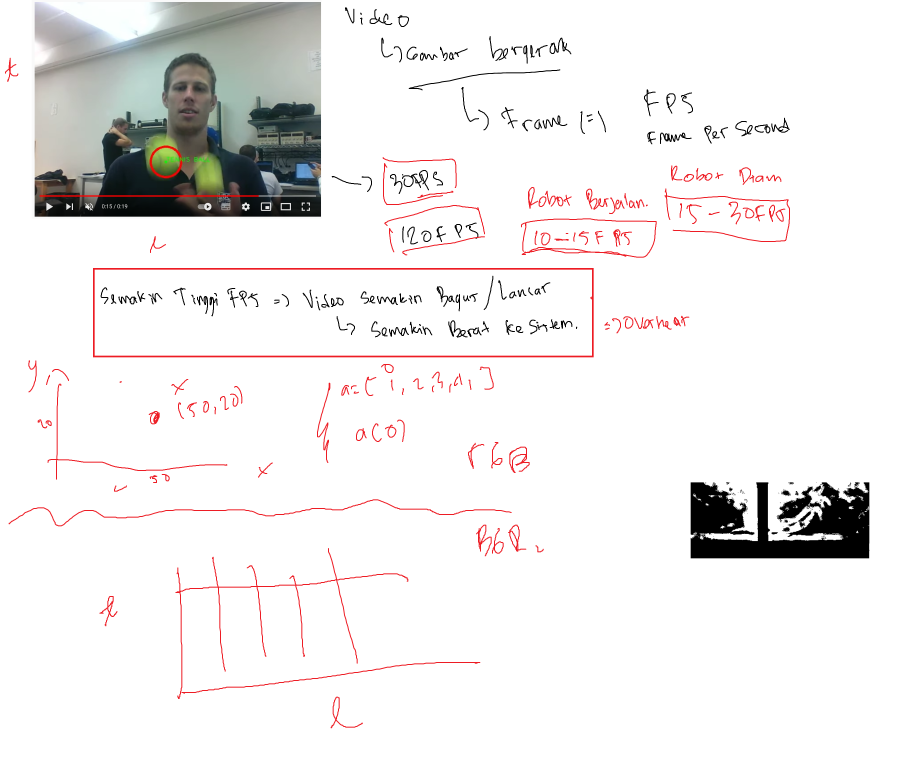
#> input picture 2022/Pelatihan-Divisi/ImageProcessing/Meet2/2.png, 2712 x 2284 px, given in place of the camera (shown at 1/3 size)
$ python dasar_opencv.py
#> lines starting #> are read from the running program, lines starting #| are printed output that depends on the picture
#> further down, frame is the input picture: shape (2284, 2712, 3); mean B, G, R 236.3, 236.8, 238.8
import numpy as np
import cv2 as cv

# cap = cv.VideoCapture(0) # Wecam Utama
kamera = cv.VideoCapture(0) # Wecam Utama

#
# Cek Kondisi Kamera
# if not kamera.isOpened():
#     print("Cannot open camera")
#     exit()
#
def resizeGambar(frame,faktor = 50):
#> called with faktor = 30
    lebar = frame.shape[1]
#> lebar = 2712
    tinggi = frame.shape[0]
#> tinggi = 2284

    # percent by which the image is resized
    scale_percent = faktor

    # calculate the 50 percent of original dimensions
    width = int(lebar * scale_percent / 100)
#> width = 813
    height = int(tinggi * scale_percent / 100)
#> height = 685

    # dsize
    dsize = (width, height)
#> dsize = (813, 685)
    frame_resize = cv.resize(frame, dsize)
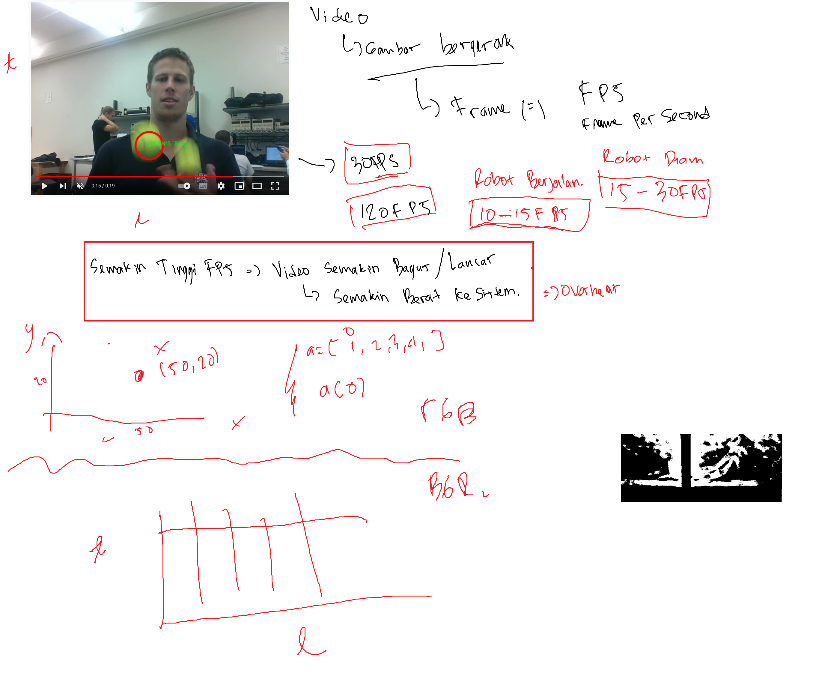
#> frame_resize: shape (685, 813, 3); mean B, G, R 236.2, 236.7, 238.8
    return frame_resize


while True:
    # Capture frame-by-frame
    kondisi, frame = kamera.read()
    # if frame is read correctly ret is True
    if not kondisi:
        print("Can't receive frame (stream end?). Exiting ...")
        break

    frame_kecil = resizeGambar(frame, 30)
    cv.imshow('frame bgr', frame_kecil)

    frame_filter = cv.bilateralFilter(frame_kecil, 10, 70, 70)

    frame_gray = cv.cvtColor(frame_filter, cv.COLOR_BGR2GRAY)
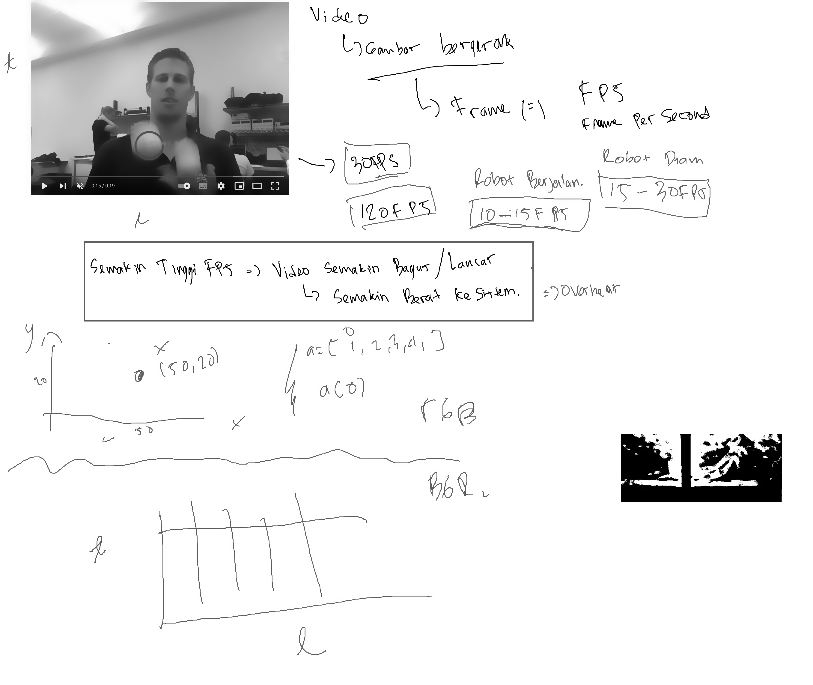
#> frame_gray: shape (685, 813); min 0, max 255, mean 237.3
    cv.imshow('frame gray', frame_gray)

    edges = cv.Canny(frame_filter, 100, 100)
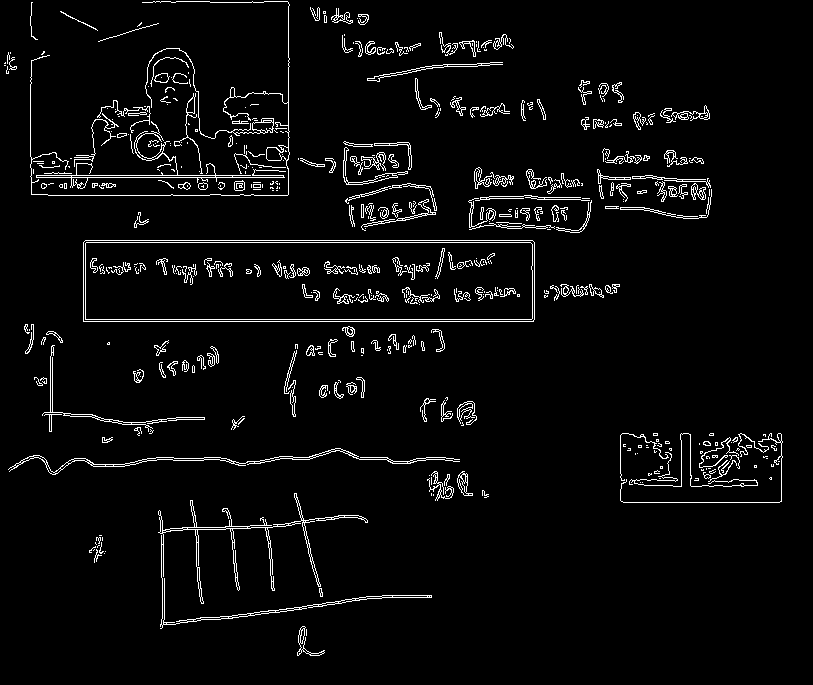
#> edges: shape (685, 813); 4.1% white in thin lines or dots
    cv.imshow('canny edge',edges )

    if cv.waitKey(1) == ord('q'):
#> (key q is pressed here)
        break

# When everything done, release the capture
kamera.release()
cv.destroyAllWindows()
